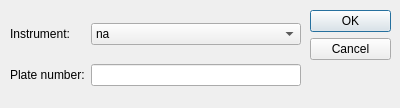
<ui version="4.0">
 <class>getHttpDlg</class>
 <widget class="QDialog" name="getHttpDlg">
  <property name="windowModality">
   <enum>Qt::NonModal</enum>
  </property>
  <property name="geometry">
   <rect>
    <x>0</x>
    <y>0</y>
    <width>400</width>
    <height>108</height>
   </rect>
  </property>
  <property name="windowTitle">
   <string>Dialog</string>
  </property>
  <property name="modal">
   <bool>true</bool>
  </property>
  <widget class="QDialogButtonBox" name="buttonBox">
   <property name="geometry">
    <rect>
     <x>310</x>
     <y>10</y>
     <width>81</width>
     <height>241</height>
    </rect>
   </property>
   <property name="orientation">
    <enum>Qt::Vertical</enum>
   </property>
   <property name="standardButtons">
    <set>QDialogButtonBox::Cancel|QDialogButtonBox::Ok</set>
   </property>
  </widget>
  <widget class="QWidget" name="gridLayoutWidget">
   <property name="geometry">
    <rect>
     <x>10</x>
     <y>10</y>
     <width>291</width>
     <height>91</height>
    </rect>
   </property>
   <layout class="QGridLayout" name="gridLayout">
    <item row="0" column="0">
     <widget class="QLabel" name="label">
      <property name="text">
       <string>Instrument:</string>
      </property>
     </widget>
    </item>
    <item row="1" column="0">
     <widget class="QLabel" name="label_2">
      <property name="text">
       <string>Plate number:</string>
      </property>
     </widget>
    </item>
    <item row="0" column="1">
     <widget class="QComboBox" name="instr">
      <item>
       <property name="text">
        <string>na</string>
       </property>
      </item>
      <item>
       <property name="text">
        <string>26</string>
       </property>
      </item>
     </widget>
    </item>
    <item row="1" column="1">
     <widget class="QLineEdit" name="plateNum"/>
    </item>
   </layout>
  </widget>
 </widget>
 <tabstops>
  <tabstop>plateNum</tabstop>
  <tabstop>buttonBox</tabstop>
  <tabstop>instr</tabstop>
 </tabstops>
 <resources/>
 <connections>
  <connection>
   <sender>buttonBox</sender>
   <signal>accepted()</signal>
   <receiver>getHttpDlg</receiver>
   <slot>accept()</slot>
   <hints>
    <hint type="sourcelabel">
     <x>310</x>
     <y>244</y>
    </hint>
    <hint type="destinationlabel">
     <x>157</x>
     <y>107</y>
    </hint>
   </hints>
  </connection>
  <connection>
   <sender>buttonBox</sender>
   <signal>rejected()</signal>
   <receiver>getHttpDlg</receiver>
   <slot>reject()</slot>
   <hints>
    <hint type="sourcelabel">
     <x>336</x>
     <y>250</y>
    </hint>
    <hint type="destinationlabel">
     <x>286</x>
     <y>107</y>
    </hint>
   </hints>
  </connection>
 </connections>
</ui>
